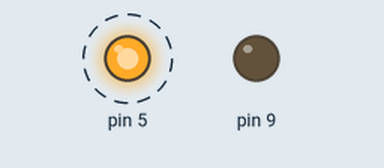
A sketch run on a simulated Arduino Uno, built with avr-gcc and run on an emulated ATmega328P. Shown: output pins drawn as LEDs (lit = HIGH). Dashed ring = blinking.

Above: at 0.15 s.
Timing chart, 0 to 3.0 s (numbered marks = the images above):
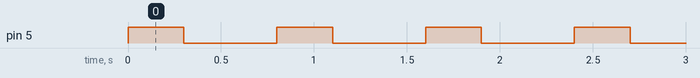

Measured:
- by itself, pin 5: alternates HIGH for 0.30 s and LOW for 0.50 s

The sketch:

meeting.ino
```cpp
void setup() {
  // Initialize digital pin LED_BUILTIN as an output.
  pinMode(5, OUTPUT);
  pinMode(9, OUTPUT);
}
// The loop function runs over and over again forever
void loop() {
  digitalWrite(5, HIGH);   // Turn the LED on (HIGH is the voltage level)
  delay(300);
  digitalWrite(5, LOW);    // Turn the LED off by making the voltage LOW
  delay(500);
}
```
